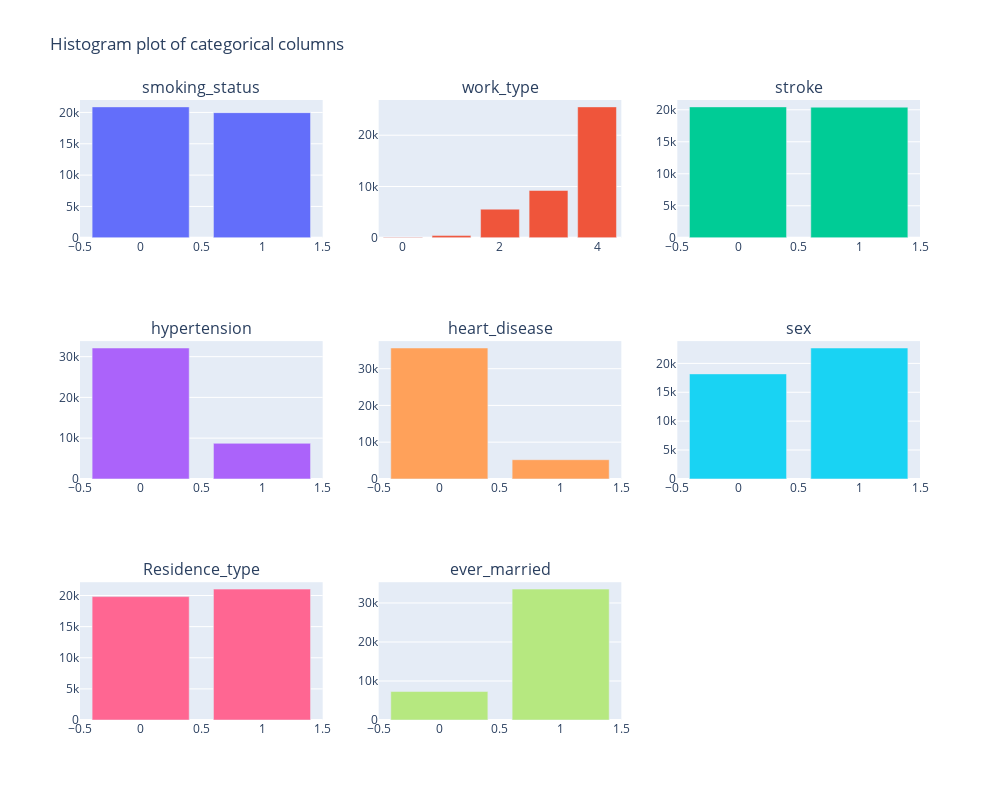

This figure's notebook cell:
### Code cell
n_cols = 3
n_rows = n_rows = int(np.ceil(len(categorical_s.copy()) / n_cols))

"""Histogram using plotly"""
fig = make_subplots(rows=n_rows, cols=n_cols,
                    subplot_titles=tuple(categorical_s.copy()))

for i, col in enumerate(categorical_s.copy()):
    counts = data_dict['S'][col].value_counts()
    fig.add_trace(go.Bar(name=col, x=counts.index, y=counts.values), 
                  row=i//n_cols + 1,
                  col=i%n_cols + 1)

fig.update_layout(title="Histogram plot of categorical columns",
                 height=800,
                 width=1000,
                 showlegend=False)

### Figure 1 — Plotly figure (JSON) as saved in the notebook; plotly's stock layout.template omitted (floating-point values rounded to 4 significant figures)
{"data": [{"name": "smoking_status", "type": "bar", "x": [0, 1], "xaxis": "x", "y": [20886, 19963], "yaxis": "y"}, {"name": "work_type", "type": "bar", "x": [4, 3, 2, 1, 0], "xaxis": "x2", "y": [25528, 9223, 5582, 431, 85], "yaxis": "y2"}, {"name": "stroke", "type": "bar", "x": [0, 1], "xaxis": "x3", "y": [20447, 20402], "yaxis": "y3"}, {"name": "hypertension", "type": "bar", "x": [0, 1], "xaxis": "x4", "y": [32124, 8725], "yaxis": "y4"}, {"name": "heart_disease", "type": "bar", "x": [0, 1], "xaxis": "x5", "y": [35633, 5216], "yaxis": "y5"}, {"name": "sex", "type": "bar", "x": [1, 0], "xaxis": "x6", "y": [22667, 18182], "yaxis": "y6"}, {"name": "Residence_type", "type": "bar", "x": [1, 0], "xaxis": "x7", "y": [21028, 19821], "yaxis": "y7"}, {"name": "ever_married", "type": "bar", "x": [1, 0], "xaxis": "x8", "y": [33549, 7300], "yaxis": "y8"}], "layout": {"annotations": [{"font": {"size": 16}, "showarrow": false, "text": "smoking_status", "x": 0.1444, "xanchor": "center", "xref": "paper", "y": 1, "yanchor": "bottom", "yref": "paper"}, {"font": {"size": 16}, "showarrow": false, "text": "work_type", "x": 0.5, "xanchor": "center", "xref": "paper", "y": 1, "yanchor": "bottom", "yref": "paper"}, {"font": {"size": 16}, "showarrow": false, "text": "stroke", "x": 0.8556, "xanchor": "center", "xref": "paper", "y": 1, "yanchor": "bottom", "yref": "paper"}, {"font": {"size": 16}, "showarrow": false, "text": "hypertension", "x": 0.1444, "xanchor": "center", "xref": "paper", "y": 0.6111, "yanchor": "bottom", "yref": "paper"}, {"font": {"size": 16}, "showarrow": false, "text": "heart_disease", "x": 0.5, "xanchor": "center", "xref": "paper", "y": 0.6111, "yanchor": "bottom", "yref": "paper"}, {"font": {"size": 16}, "showarrow": false, "text": "sex", "x": 0.8556, "xanchor": "center", "xref": "paper", "y": 0.6111, "yanchor": "bottom", "yref": "paper"}, {"font": {"size": 16}, "showarrow": false, "text": "Residence_type", "x": 0.1444, "xanchor": "center", "xref": "paper", "y": 0.2222, "yanchor": "bottom", "yref": "paper"}, {"font": {"size": 16}, "showarrow": false, "text": "ever_married", "x": 0.5, "xanchor": "center", "xref": "paper", "y": 0.2222, "yanchor": "bottom", "yref": "paper"}], "height": 800, "showlegend": false, "title": {"text": "Histogram plot of categorical columns"}, "width": 1000, "xaxis": {"anchor": "y", "domain": [0, 0.2889]}, "xaxis2": {"anchor": "y2", "domain": [0.3556, 0.6444]}, "xaxis3": {"anchor": "y3", "domain": [0.7111, 1]}, "xaxis4": {"anchor": "y4", "domain": [0, 0.2889]}, "xaxis5": {"anchor": "y5", "domain": [0.3556, 0.6444]}, "xaxis6": {"anchor": "y6", "domain": [0.7111, 1]}, "xaxis7": {"anchor": "y7", "domain": [0, 0.2889]}, "xaxis8": {"anchor": "y8", "domain": [0.3556, 0.6444]}, "xaxis9": {"anchor": "y9", "domain": [0.7111, 1]}, "yaxis": {"anchor": "x", "domain": [0.7778, 1]}, "yaxis2": {"anchor": "x2", "domain": [0.7778, 1]}, "yaxis3": {"anchor": "x3", "domain": [0.7778, 1]}, "yaxis4": {"anchor": "x4", "domain": [0.3889, 0.6111]}, "yaxis5": {"anchor": "x5", "domain": [0.3889, 0.6111]}, "yaxis6": {"anchor": "x6", "domain": [0.3889, 0.6111]}, "yaxis7": {"anchor": "x7", "domain": [0, 0.2222]}, "yaxis8": {"anchor": "x8", "domain": [0, 0.2222]}, "yaxis9": {"anchor": "x9", "domain": [0, 0.2222]}}}
